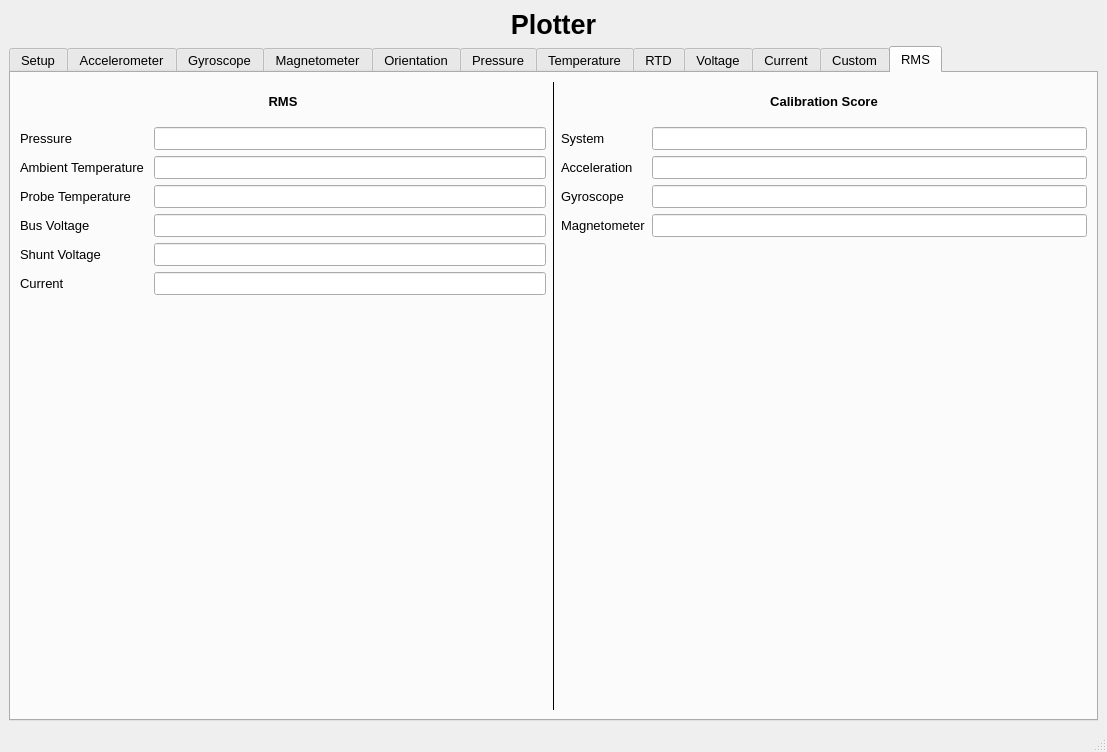
<?xml version="1.0" encoding="UTF-8"?>
<ui version="4.0">
 <class>MainWindow</class>
 <widget class="QMainWindow" name="MainWindow">
  <property name="geometry">
   <rect>
    <x>0</x>
    <y>0</y>
    <width>1107</width>
    <height>752</height>
   </rect>
  </property>
  <property name="font">
   <font>
    <pointsize>10</pointsize>
   </font>
  </property>
  <property name="windowTitle">
   <string>MainWindow</string>
  </property>
  <widget class="QWidget" name="centralwidget">
   <layout class="QVBoxLayout" name="verticalLayout_2" stretch="0,0">
    <item>
     <widget class="QLabel" name="label">
      <property name="font">
       <font>
        <pointsize>20</pointsize>
        <bold>true</bold>
       </font>
      </property>
      <property name="text">
       <string>Plotter</string>
      </property>
      <property name="alignment">
       <set>Qt::AlignCenter</set>
      </property>
     </widget>
    </item>
    <item>
     <widget class="QTabWidget" name="TabMain">
      <property name="currentIndex">
       <number>11</number>
      </property>
      <widget class="QWidget" name="SetupTab">
       <attribute name="title">
        <string>Setup</string>
       </attribute>
       <widget class="Line" name="line_6">
        <property name="geometry">
         <rect>
          <x>400</x>
          <y>15</y>
          <width>16</width>
          <height>84</height>
         </rect>
        </property>
        <property name="frameShadow">
         <enum>QFrame::Plain</enum>
        </property>
        <property name="orientation">
         <enum>Qt::Vertical</enum>
        </property>
       </widget>
       <widget class="Line" name="line_2">
        <property name="geometry">
         <rect>
          <x>13</x>
          <y>130</y>
          <width>688</width>
          <height>16</height>
         </rect>
        </property>
        <property name="frameShadow">
         <enum>QFrame::Plain</enum>
        </property>
        <property name="lineWidth">
         <number>1</number>
        </property>
        <property name="orientation">
         <enum>Qt::Horizontal</enum>
        </property>
       </widget>
       <widget class="QWidget" name="layoutWidget">
        <property name="geometry">
         <rect>
          <x>13</x>
          <y>150</y>
          <width>250</width>
          <height>367</height>
         </rect>
        </property>
        <layout class="QHBoxLayout" name="horizontalLayout_2">
         <item>
          <layout class="QVBoxLayout" name="verticalLayout_11">
           <item>
            <widget class="QLabel" name="label_10">
             <property name="sizePolicy">
              <sizepolicy hsizetype="Preferred" vsizetype="Fixed">
               <horstretch>0</horstretch>
               <verstretch>0</verstretch>
              </sizepolicy>
             </property>
             <property name="font">
              <font>
               <pointsize>10</pointsize>
               <bold>true</bold>
              </font>
             </property>
             <property name="text">
              <string>Select the plots to be plotted</string>
             </property>
            </widget>
           </item>
           <item>
            <widget class="QCheckBox" name="AccBox">
             <property name="font">
              <font>
               <pointsize>10</pointsize>
              </font>
             </property>
             <property name="text">
              <string>Accelerometer </string>
             </property>
            </widget>
           </item>
           <item>
            <widget class="QCheckBox" name="GyroBox">
             <property name="text">
              <string>Gyroscope </string>
             </property>
            </widget>
           </item>
           <item>
            <widget class="QCheckBox" name="MagBox">
             <property name="text">
              <string>Magnetometer</string>
             </property>
            </widget>
           </item>
           <item>
            <widget class="QCheckBox" name="OrientBox">
             <property name="text">
              <string>Orientation</string>
             </property>
            </widget>
           </item>
           <item>
            <widget class="QCheckBox" name="PressBox">
             <property name="text">
              <string>Pressure </string>
             </property>
            </widget>
           </item>
           <item>
            <widget class="QCheckBox" name="TempBox">
             <property name="text">
              <string>Ambient Temperature </string>
             </property>
            </widget>
           </item>
           <item>
            <widget class="QCheckBox" name="VoltBox">
             <property name="text">
              <string>Voltage</string>
             </property>
            </widget>
           </item>
           <item>
            <widget class="QCheckBox" name="CurrentBox">
             <property name="text">
              <string>Current</string>
             </property>
            </widget>
           </item>
           <item>
            <widget class="QCheckBox" name="RTDBox">
             <property name="text">
              <string>Probe Temperature</string>
             </property>
            </widget>
           </item>
           <item>
            <widget class="QCheckBox" name="CustomBox">
             <property name="text">
              <string>Custom</string>
             </property>
            </widget>
           </item>
          </layout>
         </item>
         <item>
          <widget class="Line" name="line_3">
           <property name="frameShadow">
            <enum>QFrame::Plain</enum>
           </property>
           <property name="orientation">
            <enum>Qt::Vertical</enum>
           </property>
          </widget>
         </item>
        </layout>
       </widget>
       <widget class="QWidget" name="layoutWidget">
        <property name="geometry">
         <rect>
          <x>280</x>
          <y>150</y>
          <width>710</width>
          <height>240</height>
         </rect>
        </property>
        <layout class="QVBoxLayout" name="verticalLayout_14" stretch="4,1,1,1">
         <item>
          <layout class="QVBoxLayout" name="verticalLayout_13">
           <item>
            <widget class="QLabel" name="label_17">
             <property name="font">
              <font>
               <pointsize>10</pointsize>
               <bold>true</bold>
              </font>
             </property>
             <property name="text">
              <string>Select the No.of Custom Data to be plotted </string>
             </property>
             <property name="alignment">
              <set>Qt::AlignCenter</set>
             </property>
            </widget>
           </item>
           <item>
            <widget class="QCheckBox" name="CustomPlotData1">
             <property name="text">
              <string>Custom Plot 1 Sensor Value</string>
             </property>
            </widget>
           </item>
           <item>
            <widget class="QCheckBox" name="CustomPlotData12">
             <property name="text">
              <string>Custom Plot 2 Sensor Value</string>
             </property>
            </widget>
           </item>
           <item>
            <widget class="QCheckBox" name="CustomPlotData123">
             <property name="text">
              <string>Custom Plot 3 Sensor Value</string>
             </property>
            </widget>
           </item>
           <item>
            <widget class="Line" name="line_5">
             <property name="frameShadow">
              <enum>QFrame::Plain</enum>
             </property>
             <property name="orientation">
              <enum>Qt::Horizontal</enum>
             </property>
            </widget>
           </item>
          </layout>
         </item>
         <item>
          <layout class="QHBoxLayout" name="horizontalLayout_9">
           <item>
            <spacer name="horizontalSpacer_19">
             <property name="orientation">
              <enum>Qt::Horizontal</enum>
             </property>
             <property name="sizeHint" stdset="0">
              <size>
               <width>107</width>
               <height>20</height>
              </size>
             </property>
            </spacer>
           </item>
           <item>
            <widget class="QLabel" name="label_11">
             <property name="font">
              <font>
               <pointsize>10</pointsize>
               <bold>true</bold>
              </font>
             </property>
             <property name="text">
              <string>Select the Y Axis data of the custom plot</string>
             </property>
            </widget>
           </item>
           <item>
            <spacer name="horizontalSpacer_20">
             <property name="orientation">
              <enum>Qt::Horizontal</enum>
             </property>
             <property name="sizeHint" stdset="0">
              <size>
               <width>105</width>
               <height>20</height>
              </size>
             </property>
            </spacer>
           </item>
          </layout>
         </item>
         <item>
          <layout class="QHBoxLayout" name="horizontalLayout_8">
           <item>
            <spacer name="horizontalSpacer_8">
             <property name="orientation">
              <enum>Qt::Horizontal</enum>
             </property>
             <property name="sizeHint" stdset="0">
              <size>
               <width>27</width>
               <height>20</height>
              </size>
             </property>
            </spacer>
           </item>
           <item>
            <widget class="QLabel" name="label_12">
             <property name="font">
              <font>
               <pointsize>10</pointsize>
               <bold>true</bold>
              </font>
             </property>
             <property name="text">
              <string>Value 1</string>
             </property>
             <property name="alignment">
              <set>Qt::AlignCenter</set>
             </property>
            </widget>
           </item>
           <item>
            <spacer name="horizontalSpacer_5">
             <property name="orientation">
              <enum>Qt::Horizontal</enum>
             </property>
             <property name="sizeHint" stdset="0">
              <size>
               <width>117</width>
               <height>20</height>
              </size>
             </property>
            </spacer>
           </item>
           <item>
            <widget class="QLabel" name="label_13">
             <property name="font">
              <font>
               <pointsize>10</pointsize>
               <bold>true</bold>
              </font>
             </property>
             <property name="text">
              <string>Value 2</string>
             </property>
             <property name="alignment">
              <set>Qt::AlignCenter</set>
             </property>
            </widget>
           </item>
           <item>
            <spacer name="horizontalSpacer_7">
             <property name="orientation">
              <enum>Qt::Horizontal</enum>
             </property>
             <property name="sizeHint" stdset="0">
              <size>
               <width>117</width>
               <height>20</height>
              </size>
             </property>
            </spacer>
           </item>
           <item>
            <widget class="QLabel" name="label_16">
             <property name="font">
              <font>
               <pointsize>10</pointsize>
               <bold>true</bold>
              </font>
             </property>
             <property name="text">
              <string>Value 3</string>
             </property>
             <property name="alignment">
              <set>Qt::AlignCenter</set>
             </property>
            </widget>
           </item>
           <item>
            <spacer name="horizontalSpacer_9">
             <property name="orientation">
              <enum>Qt::Horizontal</enum>
             </property>
             <property name="sizeHint" stdset="0">
              <size>
               <width>27</width>
               <height>20</height>
              </size>
             </property>
            </spacer>
           </item>
          </layout>
         </item>
         <item>
          <layout class="QHBoxLayout" name="horizontalLayout_7" stretch="1,0,1,0,1">
           <item>
            <widget class="QComboBox" name="CustomY1">
             <property name="layoutDirection">
              <enum>Qt::LeftToRight</enum>
             </property>
             <item>
              <property name="text">
               <string>AccX in m/s^2</string>
              </property>
             </item>
             <item>
              <property name="text">
               <string>AccY in m/s^2</string>
              </property>
             </item>
             <item>
              <property name="text">
               <string>AccZ in m/s^2</string>
              </property>
             </item>
             <item>
              <property name="text">
               <string>GyroX in deg/sec</string>
              </property>
             </item>
             <item>
              <property name="text">
               <string>GyroY in deg/sec</string>
              </property>
             </item>
             <item>
              <property name="text">
               <string>GyroZ in deg/sec</string>
              </property>
             </item>
             <item>
              <property name="text">
               <string>MagX in uT</string>
              </property>
             </item>
             <item>
              <property name="text">
               <string>MagY in uT</string>
              </property>
             </item>
             <item>
              <property name="text">
               <string>MagZ in uT</string>
              </property>
             </item>
             <item>
              <property name="text">
               <string>Pressure in Atm</string>
              </property>
             </item>
             <item>
              <property name="text">
               <string>Internal Temperature in 
°C</string>
              </property>
             </item>
             <item>
              <property name="text">
               <string>Current</string>
              </property>
             </item>
             <item>
              <property name="text">
               <string>Voltage in Volts</string>
              </property>
             </item>
             <item>
              <property name="text">
               <string>RTDTemperature</string>
              </property>
             </item>
            </widget>
           </item>
           <item>
            <spacer name="horizontalSpacer_4">
             <property name="orientation">
              <enum>Qt::Horizontal</enum>
             </property>
             <property name="sizeHint" stdset="0">
              <size>
               <width>17</width>
               <height>20</height>
              </size>
             </property>
            </spacer>
           </item>
           <item>
            <widget class="QComboBox" name="CustomY2">
             <item>
              <property name="text">
               <string>AccX in m/s^2</string>
              </property>
             </item>
             <item>
              <property name="text">
               <string>AccY in m/s^2</string>
              </property>
             </item>
             <item>
              <property name="text">
               <string>AccZ in m/s^2</string>
              </property>
             </item>
             <item>
              <property name="text">
               <string>GyroX in deg/sec</string>
              </property>
             </item>
             <item>
              <property name="text">
               <string>GyroY in deg/sec</string>
              </property>
             </item>
             <item>
              <property name="text">
               <string>GyroZ in deg/sec</string>
              </property>
             </item>
             <item>
              <property name="text">
               <string>MagX in uT</string>
              </property>
             </item>
             <item>
              <property name="text">
               <string>MagY in uT</string>
              </property>
             </item>
             <item>
              <property name="text">
               <string>MagZ in uT</string>
              </property>
             </item>
             <item>
              <property name="text">
               <string>Pressure in ATM</string>
              </property>
             </item>
             <item>
              <property name="text">
               <string>Internal Temperature in 
°C</string>
              </property>
             </item>
             <item>
              <property name="text">
               <string>Current</string>
              </property>
             </item>
             <item>
              <property name="text">
               <string>Voltage</string>
              </property>
             </item>
             <item>
              <property name="text">
               <string>RTDTemperature</string>
              </property>
             </item>
            </widget>
           </item>
           <item>
            <spacer name="horizontalSpacer_6">
             <property name="orientation">
              <enum>Qt::Horizontal</enum>
             </property>
             <property name="sizeHint" stdset="0">
              <size>
               <width>18</width>
               <height>20</height>
              </size>
             </property>
            </spacer>
           </item>
           <item>
            <widget class="QComboBox" name="CustomY3">
             <item>
              <property name="text">
               <string>AccX in m/s^2</string>
              </property>
             </item>
             <item>
              <property name="text">
               <string>AccY in m/s^2</string>
              </property>
             </item>
             <item>
              <property name="text">
               <string>AccZ in m/s^2</string>
              </property>
             </item>
             <item>
              <property name="text">
               <string>GyroX in deg/sec</string>
              </property>
             </item>
             <item>
              <property name="text">
               <string>GyroY in deg/sec</string>
              </property>
             </item>
             <item>
              <property name="text">
               <string>GyroZ in deg/sec</string>
              </property>
             </item>
             <item>
              <property name="text">
               <string>MagX in uT</string>
              </property>
             </item>
             <item>
              <property name="text">
               <string>MagY in uT</string>
              </property>
             </item>
             <item>
              <property name="text">
               <string>MagZ in uT</string>
              </property>
             </item>
             <item>
              <property name="text">
               <string>Pressure in Atm</string>
              </property>
             </item>
             <item>
              <property name="text">
               <string>Internal Temperature in 
°C</string>
              </property>
             </item>
             <item>
              <property name="text">
               <string>Current</string>
              </property>
             </item>
             <item>
              <property name="text">
               <string>Voltage</string>
              </property>
             </item>
             <item>
              <property name="text">
               <string>RTDTemperature</string>
              </property>
             </item>
            </widget>
           </item>
          </layout>
         </item>
        </layout>
       </widget>
       <widget class="Line" name="line">
        <property name="geometry">
         <rect>
          <x>12</x>
          <y>510</y>
          <width>841</width>
          <height>16</height>
         </rect>
        </property>
        <property name="frameShadow">
         <enum>QFrame::Plain</enum>
        </property>
        <property name="lineWidth">
         <number>1</number>
        </property>
        <property name="orientation">
         <enum>Qt::Horizontal</enum>
        </property>
       </widget>
       <widget class="QWidget" name="layoutWidget">
        <property name="geometry">
         <rect>
          <x>12</x>
          <y>470</y>
          <width>841</width>
          <height>34</height>
         </rect>
        </property>
        <layout class="QHBoxLayout" name="horizontalLayout_11">
         <item>
          <spacer name="horizontalSpacer_21">
           <property name="orientation">
            <enum>Qt::Horizontal</enum>
           </property>
           <property name="sizeHint" stdset="0">
            <size>
             <width>287</width>
             <height>20</height>
            </size>
           </property>
          </spacer>
         </item>
         <item>
          <widget class="QPushButton" name="Start">
           <property name="text">
            <string>Start</string>
           </property>
          </widget>
         </item>
         <item>
          <spacer name="horizontalSpacer_23">
           <property name="orientation">
            <enum>Qt::Horizontal</enum>
           </property>
           <property name="sizeHint" stdset="0">
            <size>
             <width>87</width>
             <height>20</height>
            </size>
           </property>
          </spacer>
         </item>
         <item>
          <widget class="QPushButton" name="close">
           <property name="text">
            <string>Close</string>
           </property>
          </widget>
         </item>
         <item>
          <spacer name="horizontalSpacer_22">
           <property name="orientation">
            <enum>Qt::Horizontal</enum>
           </property>
           <property name="sizeHint" stdset="0">
            <size>
             <width>287</width>
             <height>20</height>
            </size>
           </property>
          </spacer>
         </item>
        </layout>
       </widget>
       <widget class="QWidget" name="layoutWidget">
        <property name="geometry">
         <rect>
          <x>15</x>
          <y>10</y>
          <width>361</width>
          <height>90</height>
         </rect>
        </property>
        <layout class="QFormLayout" name="formLayout_3">
         <item row="0" column="0">
          <widget class="QLabel" name="label_4">
           <property name="font">
            <font>
             <pointsize>11</pointsize>
             <bold>true</bold>
            </font>
           </property>
           <property name="text">
            <string>Plot Size in No.of Samples</string>
           </property>
          </widget>
         </item>
         <item row="0" column="1">
          <widget class="QLineEdit" name="WindowSizeLine"/>
         </item>
         <item row="2" column="0">
          <widget class="QLabel" name="label_5">
           <property name="font">
            <font>
             <pointsize>11</pointsize>
             <bold>true</bold>
            </font>
           </property>
           <property name="text">
            <string>RMS Length in No.of Samples</string>
           </property>
          </widget>
         </item>
         <item row="2" column="1">
          <widget class="QLineEdit" name="RMSLengthLine"/>
         </item>
         <item row="1" column="0" colspan="2">
          <spacer name="horizontalSpacer_3">
           <property name="orientation">
            <enum>Qt::Horizontal</enum>
           </property>
           <property name="sizeHint" stdset="0">
            <size>
             <width>40</width>
             <height>20</height>
            </size>
           </property>
          </spacer>
         </item>
        </layout>
       </widget>
       <widget class="QWidget" name="layoutWidget">
        <property name="geometry">
         <rect>
          <x>444</x>
          <y>110</y>
          <width>390</width>
          <height>25</height>
         </rect>
        </property>
        <layout class="QHBoxLayout" name="horizontalLayout" stretch="1,5">
         <item>
          <widget class="QLabel" name="label_19">
           <property name="font">
            <font>
             <pointsize>10</pointsize>
             <bold>true</bold>
            </font>
           </property>
           <property name="text">
            <string>Note: </string>
           </property>
          </widget>
         </item>
         <item>
          <widget class="QLabel" name="label_21">
           <property name="text">
            <string>IP Address is Fixed and can not be changed</string>
           </property>
          </widget>
         </item>
        </layout>
       </widget>
       <widget class="QWidget" name="layoutWidget">
        <property name="geometry">
         <rect>
          <x>440</x>
          <y>10</y>
          <width>411</width>
          <height>90</height>
         </rect>
        </property>
        <layout class="QFormLayout" name="formLayout_4">
         <item row="0" column="0">
          <widget class="QLabel" name="label_18">
           <property name="font">
            <font>
             <pointsize>10</pointsize>
             <bold>true</bold>
            </font>
           </property>
           <property name="text">
            <string>IP Address </string>
           </property>
          </widget>
         </item>
         <item row="0" column="1">
          <widget class="QLineEdit" name="IPAddrLine"/>
         </item>
         <item row="2" column="0">
          <widget class="QLabel" name="label_20">
           <property name="font">
            <font>
             <pointsize>10</pointsize>
             <bold>true</bold>
            </font>
           </property>
           <property name="text">
            <string>Port Number</string>
           </property>
          </widget>
         </item>
         <item row="2" column="1">
          <widget class="QLineEdit" name="PortNoLine"/>
         </item>
         <item row="1" column="0" colspan="2">
          <spacer name="horizontalSpacer">
           <property name="orientation">
            <enum>Qt::Horizontal</enum>
           </property>
           <property name="sizeHint" stdset="0">
            <size>
             <width>40</width>
             <height>20</height>
            </size>
           </property>
          </spacer>
         </item>
        </layout>
       </widget>
      </widget>
      <widget class="QWidget" name="AccTab">
       <attribute name="title">
        <string>Accelerometer</string>
       </attribute>
       <layout class="QVBoxLayout" name="verticalLayout">
        <item>
         <widget class="QCustomPlot" name="AccPlotWidget" native="true"/>
        </item>
       </layout>
      </widget>
      <widget class="QWidget" name="GyroTab">
       <attribute name="title">
        <string>Gyroscope</string>
       </attribute>
       <layout class="QVBoxLayout" name="verticalLayout_3">
        <item>
         <widget class="QCustomPlot" name="GyroPlotWidget" native="true"/>
        </item>
       </layout>
      </widget>
      <widget class="QWidget" name="MagTab">
       <attribute name="title">
        <string>Magnetometer</string>
       </attribute>
       <layout class="QVBoxLayout" name="verticalLayout_12">
        <item>
         <widget class="QCustomPlot" name="MagPlotWidget" native="true"/>
        </item>
       </layout>
      </widget>
      <widget class="QWidget" name="tab">
       <attribute name="title">
        <string>Orientation</string>
       </attribute>
       <layout class="QVBoxLayout" name="verticalLayout_16">
        <item>
         <widget class="QCustomPlot" name="OrientPlotWidget" native="true"/>
        </item>
       </layout>
      </widget>
      <widget class="QWidget" name="PressTab">
       <attribute name="title">
        <string>Pressure</string>
       </attribute>
       <layout class="QVBoxLayout" name="verticalLayout_4">
        <item>
         <widget class="QCustomPlot" name="PressurePlotWidget" native="true"/>
        </item>
       </layout>
      </widget>
      <widget class="QWidget" name="TempTab">
       <attribute name="title">
        <string>Temperature</string>
       </attribute>
       <layout class="QVBoxLayout" name="verticalLayout_5">
        <item>
         <widget class="QCustomPlot" name="TemperaturePlotWidget" native="true"/>
        </item>
       </layout>
      </widget>
      <widget class="QWidget" name="RTD">
       <attribute name="title">
        <string>RTD</string>
       </attribute>
       <layout class="QVBoxLayout" name="verticalLayout_9">
        <item>
         <widget class="QCustomPlot" name="RTDPlotWidget" native="true"/>
        </item>
       </layout>
      </widget>
      <widget class="QWidget" name="VoltageTab">
       <attribute name="title">
        <string>Voltage</string>
       </attribute>
       <layout class="QVBoxLayout" name="verticalLayout_8">
        <item>
         <widget class="QCustomPlot" name="VoltagePlotWidget" native="true"/>
        </item>
       </layout>
      </widget>
      <widget class="QWidget" name="tab_2">
       <attribute name="title">
        <string>Current</string>
       </attribute>
       <layout class="QVBoxLayout" name="verticalLayout_17">
        <item>
         <widget class="QCustomPlot" name="CurrentPlotWidget" native="true"/>
        </item>
       </layout>
      </widget>
      <widget class="QWidget" name="CustomTab">
       <attribute name="title">
        <string>Custom</string>
       </attribute>
       <layout class="QVBoxLayout" name="verticalLayout_6">
        <item>
         <widget class="QCustomPlot" name="CustomPlotWidget" native="true"/>
        </item>
       </layout>
      </widget>
      <widget class="QWidget" name="RMSTab">
       <attribute name="title">
        <string>RMS</string>
       </attribute>
       <layout class="QVBoxLayout" name="verticalLayout_15">
        <item>
         <layout class="QHBoxLayout" name="horizontalLayout_3">
          <item>
           <layout class="QVBoxLayout" name="verticalLayout_10" stretch="1,15">
            <item>
             <widget class="QLabel" name="label_15">
              <property name="font">
               <font>
                <pointsize>10</pointsize>
                <bold>true</bold>
               </font>
              </property>
              <property name="text">
               <string>RMS</string>
              </property>
              <property name="alignment">
               <set>Qt::AlignCenter</set>
              </property>
             </widget>
            </item>
            <item>
             <layout class="QFormLayout" name="formLayout_2">
              <item row="0" column="0">
               <widget class="QLabel" name="label_2">
                <property name="text">
                 <string>Pressure</string>
                </property>
               </widget>
              </item>
              <item row="0" column="1">
               <widget class="QLineEdit" name="PressureRMSLine"/>
              </item>
              <item row="1" column="0">
               <widget class="QLabel" name="label_3">
                <property name="text">
                 <string>Ambient Temperature </string>
                </property>
               </widget>
              </item>
              <item row="1" column="1">
               <widget class="QLineEdit" name="TemperatureRMSLine"/>
              </item>
              <item row="2" column="0">
               <widget class="QLabel" name="label_22">
                <property name="text">
                 <string>Probe Temperature</string>
                </property>
               </widget>
              </item>
              <item row="2" column="1">
               <widget class="QLineEdit" name="RTDRMSLine"/>
              </item>
              <item row="3" column="1">
               <widget class="QLineEdit" name="BusVoltRMSLine"/>
              </item>
              <item row="3" column="0">
               <widget class="QLabel" name="label_23">
                <property name="text">
                 <string>Bus Voltage</string>
                </property>
               </widget>
              </item>
              <item row="4" column="0">
               <widget class="QLabel" name="label_24">
                <property name="text">
                 <string>Shunt Voltage</string>
                </property>
               </widget>
              </item>
              <item row="4" column="1">
               <widget class="QLineEdit" name="ShuntVoltRMSLine"/>
              </item>
              <item row="5" column="1">
               <widget class="QLineEdit" name="CurrentRMSLine"/>
              </item>
              <item row="5" column="0">
               <widget class="QLabel" name="label_25">
                <property name="text">
                 <string>Current </string>
                </property>
               </widget>
              </item>
             </layout>
            </item>
           </layout>
          </item>
          <item>
           <widget class="Line" name="line_4">
            <property name="frameShadow">
             <enum>QFrame::Plain</enum>
            </property>
            <property name="orientation">
             <enum>Qt::Vertical</enum>
            </property>
           </widget>
          </item>
          <item>
           <layout class="QVBoxLayout" name="verticalLayout_7" stretch="1,15">
            <item>
             <widget class="QLabel" name="label_6">
              <property name="font">
               <font>
                <pointsize>10</pointsize>
                <bold>true</bold>
               </font>
              </property>
              <property name="text">
               <string>Calibration Score</string>
              </property>
              <property name="alignment">
               <set>Qt::AlignCenter</set>
              </property>
             </widget>
            </item>
            <item>
             <layout class="QFormLayout" name="formLayout">
              <item row="0" column="0">
               <widget class="QLabel" name="label_7">
                <property name="text">
                 <string>System</string>
                </property>
                <property name="alignment">
                 <set>Qt::AlignLeading|Qt::AlignLeft|Qt::AlignVCenter</set>
                </property>
               </widget>
              </item>
              <item row="0" column="1">
               <widget class="QLineEdit" name="SysCalibLine"/>
              </item>
              <item row="1" column="0">
               <widget class="QLabel" name="label_8">
                <property name="text">
                 <string>Acceleration</string>
                </property>
                <property name="alignment">
                 <set>Qt::AlignLeading|Qt::AlignLeft|Qt::AlignVCenter</set>
                </property>
               </widget>
              </item>
              <item row="1" column="1">
               <widget class="QLineEdit" name="AccelCalibLine"/>
              </item>
              <item row="2" column="0">
               <widget class="QLabel" name="label_9">
                <property name="text">
                 <string>Gyroscope</string>
                </property>
                <property name="alignment">
                 <set>Qt::AlignLeading|Qt::AlignLeft|Qt::AlignVCenter</set>
                </property>
               </widget>
              </item>
              <item row="2" column="1">
               <widget class="QLineEdit" name="GyroCalibLine"/>
              </item>
              <item row="3" column="0">
               <widget class="QLabel" name="label_14">
                <property name="text">
                 <string>Magnetometer</string>
                </property>
                <property name="alignment">
                 <set>Qt::AlignLeading|Qt::AlignLeft|Qt::AlignVCenter</set>
                </property>
               </widget>
              </item>
              <item row="3" column="1">
               <widget class="QLineEdit" name="MagCalibLine">
                <property name="dragEnabled">
                 <bool>false</bool>
                </property>
               </widget>
              </item>
             </layout>
            </item>
           </layout>
          </item>
         </layout>
        </item>
       </layout>
      </widget>
     </widget>
    </item>
   </layout>
  </widget>
  <widget class="QMenuBar" name="menubar">
   <property name="geometry">
    <rect>
     <x>0</x>
     <y>0</y>
     <width>1107</width>
     <height>29</height>
    </rect>
   </property>
  </widget>
  <widget class="QStatusBar" name="statusbar"/>
 </widget>
 <customwidgets>
  <customwidget>
   <class>QCustomPlot</class>
   <extends>QWidget</extends>
   <header>qcustomplot.h</header>
   <container>1</container>
  </customwidget>
 </customwidgets>
 <resources/>
 <connections>
  <connection>
   <sender>close</sender>
   <signal>clicked()</signal>
   <receiver>MainWindow</receiver>
   <slot>close()</slot>
   <hints>
    <hint type="sourcelabel">
     <x>755</x>
     <y>543</y>
    </hint>
    <hint type="destinationlabel">
     <x>447</x>
     <y>364</y>
    </hint>
   </hints>
  </connection>
 </connections>
</ui>
